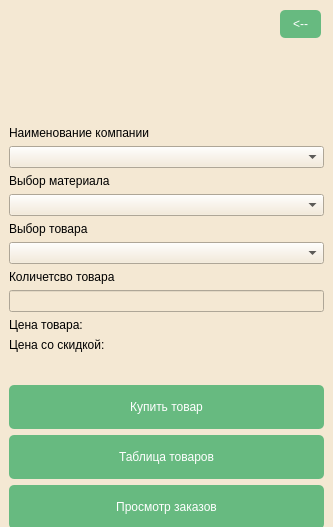
<?xml version="1.0" encoding="UTF-8"?>
<ui version="4.0">
 <class>Partner_win</class>
 <widget class="QDialog" name="Partner_win">
  <property name="geometry">
   <rect>
    <x>0</x>
    <y>0</y>
    <width>333</width>
    <height>527</height>
   </rect>
  </property>
  <property name="minimumSize">
   <size>
    <width>332</width>
    <height>527</height>
   </size>
  </property>
  <property name="maximumSize">
   <size>
    <width>333</width>
    <height>527</height>
   </size>
  </property>
  <property name="windowTitle">
   <string>Мастер пол</string>
  </property>
  <property name="styleSheet">
   <string notr="true">background-color: rgb(244, 232, 211);</string>
  </property>
  <widget class="QWidget" name="verticalLayoutWidget">
   <property name="geometry">
    <rect>
     <x>9</x>
     <y>126</y>
     <width>315</width>
     <height>403</height>
    </rect>
   </property>
   <property name="sizePolicy">
    <sizepolicy hsizetype="Expanding" vsizetype="Expanding">
     <horstretch>0</horstretch>
     <verstretch>0</verstretch>
    </sizepolicy>
   </property>
   <layout class="QGridLayout" name="gridLayout_2">
    <item row="4" column="0" colspan="2">
     <widget class="QComboBox" name="comboBox_show_products">
      <property name="sizePolicy">
       <sizepolicy hsizetype="Expanding" vsizetype="Expanding">
        <horstretch>0</horstretch>
        <verstretch>0</verstretch>
       </sizepolicy>
      </property>
     </widget>
    </item>
    <item row="6" column="0" colspan="2">
     <widget class="QComboBox" name="comboBox_select_product">
      <property name="sizePolicy">
       <sizepolicy hsizetype="Expanding" vsizetype="Expanding">
        <horstretch>0</horstretch>
        <verstretch>0</verstretch>
       </sizepolicy>
      </property>
     </widget>
    </item>
    <item row="2" column="0" colspan="2">
     <widget class="QComboBox" name="comboBox_company_name">
      <property name="sizePolicy">
       <sizepolicy hsizetype="Expanding" vsizetype="Expanding">
        <horstretch>0</horstretch>
        <verstretch>0</verstretch>
       </sizepolicy>
      </property>
     </widget>
    </item>
    <item row="8" column="0" colspan="2">
     <widget class="QLineEdit" name="lineEdit_total_amount"/>
    </item>
    <item row="10" column="1">
     <widget class="QLabel" name="label_price_with_discount">
      <property name="text">
       <string/>
      </property>
     </widget>
    </item>
    <item row="10" column="0">
     <widget class="QLabel" name="label_5">
      <property name="sizePolicy">
       <sizepolicy hsizetype="Expanding" vsizetype="Expanding">
        <horstretch>0</horstretch>
        <verstretch>0</verstretch>
       </sizepolicy>
      </property>
      <property name="text">
       <string>Цена со скидкой:</string>
      </property>
     </widget>
    </item>
    <item row="11" column="0">
     <spacer name="verticalSpacer">
      <property name="orientation">
       <enum>Qt::Vertical</enum>
      </property>
      <property name="sizeHint" stdset="0">
       <size>
        <width>20</width>
        <height>40</height>
       </size>
      </property>
     </spacer>
    </item>
    <item row="9" column="0">
     <widget class="QLabel" name="label_4">
      <property name="sizePolicy">
       <sizepolicy hsizetype="Expanding" vsizetype="Expanding">
        <horstretch>0</horstretch>
        <verstretch>0</verstretch>
       </sizepolicy>
      </property>
      <property name="text">
       <string>Цена товара:</string>
      </property>
     </widget>
    </item>
    <item row="3" column="0">
     <widget class="QLabel" name="label_2">
      <property name="sizePolicy">
       <sizepolicy hsizetype="Expanding" vsizetype="Expanding">
        <horstretch>0</horstretch>
        <verstretch>0</verstretch>
       </sizepolicy>
      </property>
      <property name="text">
       <string>Выбор материала</string>
      </property>
     </widget>
    </item>
    <item row="1" column="0">
     <widget class="QLabel" name="label_6">
      <property name="sizePolicy">
       <sizepolicy hsizetype="Expanding" vsizetype="Expanding">
        <horstretch>0</horstretch>
        <verstretch>0</verstretch>
       </sizepolicy>
      </property>
      <property name="text">
       <string>Наименование компании</string>
      </property>
     </widget>
    </item>
    <item row="9" column="1">
     <widget class="QLabel" name="label_main_price">
      <property name="text">
       <string/>
      </property>
     </widget>
    </item>
    <item row="5" column="0">
     <widget class="QLabel" name="label_3">
      <property name="sizePolicy">
       <sizepolicy hsizetype="Expanding" vsizetype="Expanding">
        <horstretch>0</horstretch>
        <verstretch>0</verstretch>
       </sizepolicy>
      </property>
      <property name="text">
       <string>Выбор товара</string>
      </property>
     </widget>
    </item>
    <item row="7" column="0">
     <widget class="QLabel" name="label_7">
      <property name="sizePolicy">
       <sizepolicy hsizetype="Expanding" vsizetype="Expanding">
        <horstretch>0</horstretch>
        <verstretch>0</verstretch>
       </sizepolicy>
      </property>
      <property name="text">
       <string>Количетсво товара</string>
      </property>
     </widget>
    </item>
    <item row="12" column="0" colspan="2">
     <widget class="QPushButton" name="pushButton_form_order">
      <property name="sizePolicy">
       <sizepolicy hsizetype="Expanding" vsizetype="Expanding">
        <horstretch>0</horstretch>
        <verstretch>0</verstretch>
       </sizepolicy>
      </property>
      <property name="minimumSize">
       <size>
        <width>0</width>
        <height>44</height>
       </size>
      </property>
      <property name="styleSheet">
       <string notr="true">QPushButton 
{     
background-color: #67BA80;  /* Цвет фона кнопки */    
color: white;  /* Цвет текста */     border-radius: 5px;  /* Скругленные углы */ 
}</string>
      </property>
      <property name="text">
       <string>Купить товар</string>
      </property>
     </widget>
    </item>
    <item row="13" column="0" colspan="2">
     <widget class="QPushButton" name="pushButton_products_table">
      <property name="sizePolicy">
       <sizepolicy hsizetype="Expanding" vsizetype="Expanding">
        <horstretch>0</horstretch>
        <verstretch>0</verstretch>
       </sizepolicy>
      </property>
      <property name="minimumSize">
       <size>
        <width>0</width>
        <height>44</height>
       </size>
      </property>
      <property name="styleSheet">
       <string notr="true">QPushButton 
{     
background-color: #67BA80;  /* Цвет фона кнопки */    
color: white;  /* Цвет текста */     border-radius: 5px;  /* Скругленные углы */ 
}</string>
      </property>
      <property name="text">
       <string>Таблица товаров</string>
      </property>
     </widget>
    </item>
    <item row="14" column="0" colspan="2">
     <widget class="QPushButton" name="pushButton_products_table_2">
      <property name="sizePolicy">
       <sizepolicy hsizetype="Expanding" vsizetype="Expanding">
        <horstretch>0</horstretch>
        <verstretch>0</verstretch>
       </sizepolicy>
      </property>
      <property name="minimumSize">
       <size>
        <width>0</width>
        <height>44</height>
       </size>
      </property>
      <property name="styleSheet">
       <string notr="true">QPushButton 
{     
background-color: #67BA80;  /* Цвет фона кнопки */    
color: white;  /* Цвет текста */     border-radius: 5px;  /* Скругленные углы */ 
}</string>
      </property>
      <property name="text">
       <string>Просмотр заказов</string>
      </property>
     </widget>
    </item>
   </layout>
  </widget>
  <widget class="QLabel" name="label">
   <property name="enabled">
    <bool>true</bool>
   </property>
   <property name="geometry">
    <rect>
     <x>9</x>
     <y>9</y>
     <width>111</width>
     <height>111</height>
    </rect>
   </property>
   <property name="sizePolicy">
    <sizepolicy hsizetype="Minimum" vsizetype="Minimum">
     <horstretch>55</horstretch>
     <verstretch>55</verstretch>
    </sizepolicy>
   </property>
   <property name="maximumSize">
    <size>
     <width>111</width>
     <height>111</height>
    </size>
   </property>
   <property name="text">
    <string/>
   </property>
   <property name="pixmap">
    <pixmap>../task and images/Мастер пол.png</pixmap>
   </property>
   <property name="scaledContents">
    <bool>true</bool>
   </property>
  </widget>
  <widget class="QPushButton" name="pushButton_exit_p">
   <property name="geometry">
    <rect>
     <x>280</x>
     <y>10</y>
     <width>41</width>
     <height>28</height>
    </rect>
   </property>
   <property name="styleSheet">
    <string notr="true">QPushButton 
{     
background-color: #67BA80;  /* Цвет фона кнопки */    
color: white;  /* Цвет текста */     border-radius: 5px;  /* Скругленные углы */ 
}</string>
   </property>
   <property name="text">
    <string>&lt;--</string>
   </property>
  </widget>
 </widget>
 <resources/>
 <connections/>
</ui>
